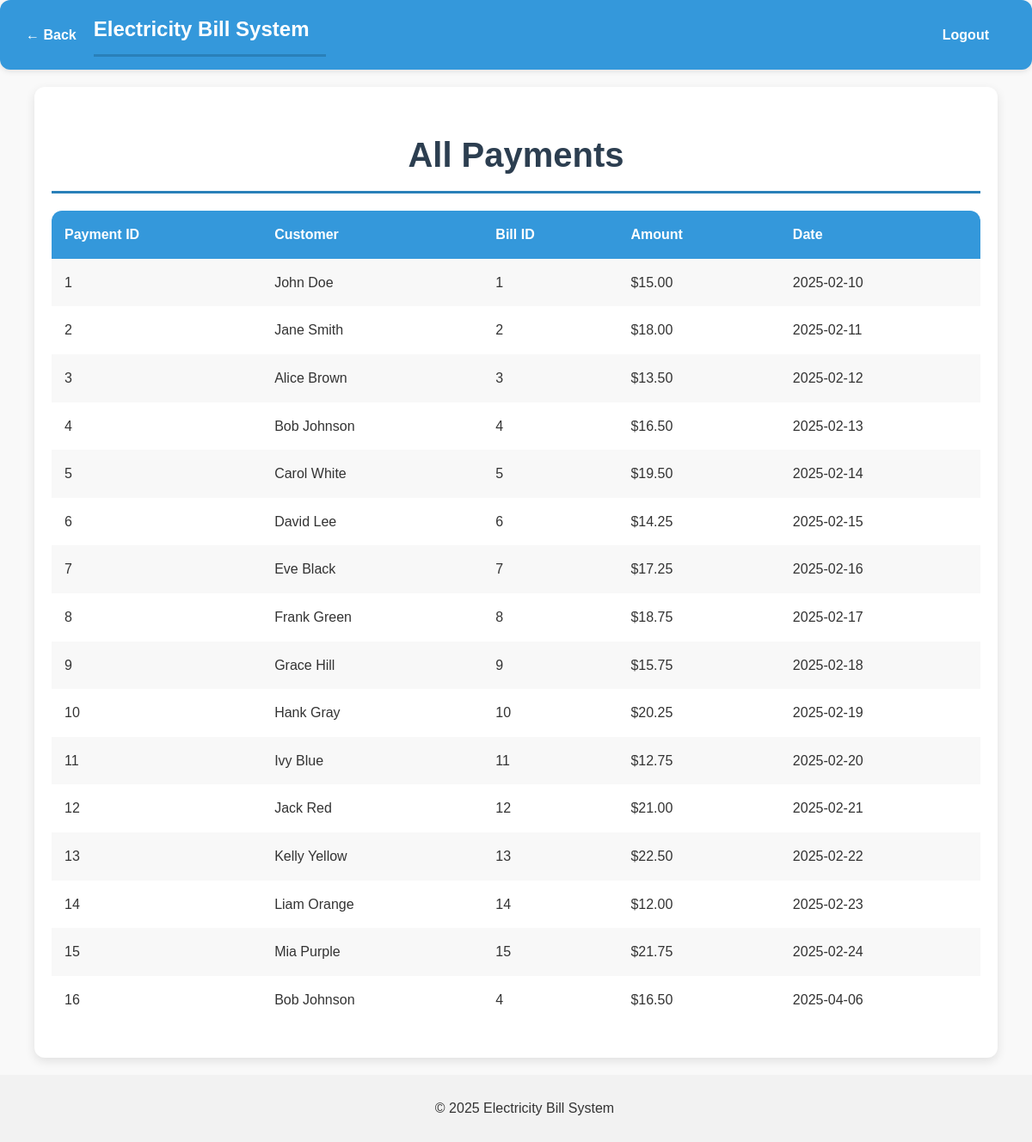
/admin/view_all_payments.php (signed in), run on the app's committed database.
### tables this page shows
CREATE TABLE `Payments` (
  `payment_id` int NOT NULL AUTO_INCREMENT,
  `bill_id` int NOT NULL,
  `amount` decimal(10,2) NOT NULL,
  `payment_date` date NOT NULL,
  PRIMARY KEY (`payment_id`),
  KEY `bill_id` (`bill_id`),
  CONSTRAINT `payments_ibfk_2` FOREIGN KEY (`bill_id`) REFERENCES `Bills` (`bill_id`)
);

CREATE TABLE `Customer` (
  `cust_id` int NOT NULL AUTO_INCREMENT,
  `cust_name` varchar(100) NOT NULL,
  `email` varchar(100) NOT NULL,
  `password` varchar(255) NOT NULL,
  `address_id` int NOT NULL,
  PRIMARY KEY (`cust_id`),
  UNIQUE KEY `email` (`email`),
  KEY `address_id` (`address_id`),
  CONSTRAINT `customer_ibfk_1` FOREIGN KEY (`address_id`) REFERENCES `Address` (`address_id`)
);

### admin/view_all_payments.php (the view, shortened to what this page needs)
<?php
include('../includes/db_connection.php');
include('../includes/header.php');
$stmt = $conn->prepare("SELECT p.payment_id, c.cust_name, p.bill_id, p.amount, p.payment_date
                        FROM Payments p
                        JOIN Bills b ON p.bill_id = b.bill_id
                        JOIN Account a ON b.account_id = a.account_id
                        JOIN Customer c ON a.cust_id = c.cust_id");
$stmt->execute();
$result = $stmt->get_result();
?>
<div class="container">
    <h1>All Payments</h1>
    <table>
        <tr><th>Payment ID</th><th>Customer</th><th>Bill ID</th><th>Amount</th><th>Date</th></tr>
        <?php while ($row = $result->fetch_assoc()): ?>
            <tr>
                <td><?php echo $row['payment_id']; ?></td>
                <td><?php echo $row['cust_name']; ?></td>
                <td><?php echo $row['bill_id']; ?></td>
                <td>$<?php echo $row['amount']; ?></td>
                <td><?php echo $row['payment_date']; ?></td>
            </tr>
        <?php endwhile; ?>
    </table>
</div>
<link rel="stylesheet" href="../css/styles.css">
<?php include('../includes/footer.php'); ?>

### css/styles.css (style rules this page uses)
body { font-family: 'Poppins', sans-serif; background-color: #f9f9f9; color: #333; margin: 0; padding: 0; line-height: 1.6; }
.container { width: 90%; max-width: 1200px; margin: 20px auto; padding: 20px; background-color: #ffffff; box-shadow: 0 4px 12px rgba(0, 0, 0, 0.1); border-radius: 12px; }
h1, h2, h3 { color: #2c3e50; margin-bottom: 20px; }
h1 { font-size: 2.5rem; text-align: center; border-bottom: 3px solid #2980b9; padding-bottom: 10px; }
table { width: 100%; border-collapse: collapse; margin-bottom: 20px; background-color: #ffffff; border-radius: 12px; overflow: hidden; }
th, td { padding: 15px; text-align: left; color: #333; }
th { background-color: #3498db; color: #fff; font-weight: bold; }
tr:nth-child(even) { background-color: #f8f8f8; }

### data on the page
payments: payment_id "1", customer.cust_name "John Doe", bill "1", amount "15.00", payment_date "2025-02-10"
payments: payment_id "2", customer.cust_name "Jane Smith", bill "2", amount "18.00", payment_date "2025-02-11"
payments: payment_id "3", customer.cust_name "Alice Brown", bill "3", amount "13.50", payment_date "2025-02-12"
payments: payment_id "4", customer.cust_name "Bob Johnson", bill "4", amount "16.50", payment_date "2025-02-13"
payments: payment_id "5", customer.cust_name "Carol White", bill "5", amount "19.50", payment_date "2025-02-14"
payments: payment_id "6", customer.cust_name "David Lee", bill "6", amount "14.25", payment_date "2025-02-15"
payments: payment_id "7", customer.cust_name "Eve Black", bill "7", amount "17.25", payment_date "2025-02-16"
payments: payment_id "8", customer.cust_name "Frank Green", bill "8", amount "18.75", payment_date "2025-02-17"
payments: payment_id "9", customer.cust_name "Grace Hill", bill "9", amount "15.75", payment_date "2025-02-18"
payments: payment_id "10", customer.cust_name "Hank Gray", bill "10", amount "20.25", payment_date "2025-02-19"
payments: payment_id "11", customer.cust_name "Ivy Blue", bill "11", amount "12.75", payment_date "2025-02-20"
payments: payment_id "12", customer.cust_name "Jack Red", bill "12", amount "21.00", payment_date "2025-02-21"
payments: payment_id "13", customer.cust_name "Kelly Yellow", bill "13", amount "22.50", payment_date "2025-02-22"
payments: payment_id "14", customer.cust_name "Liam Orange", bill "14", amount "12.00", payment_date "2025-02-23"
payments: payment_id "15", customer.cust_name "Mia Purple", bill "15", amount "21.75", payment_date "2025-02-24"
payments: payment_id "16", customer.cust_name "Bob Johnson", bill "4", amount "16.50", payment_date "2025-04-06"
